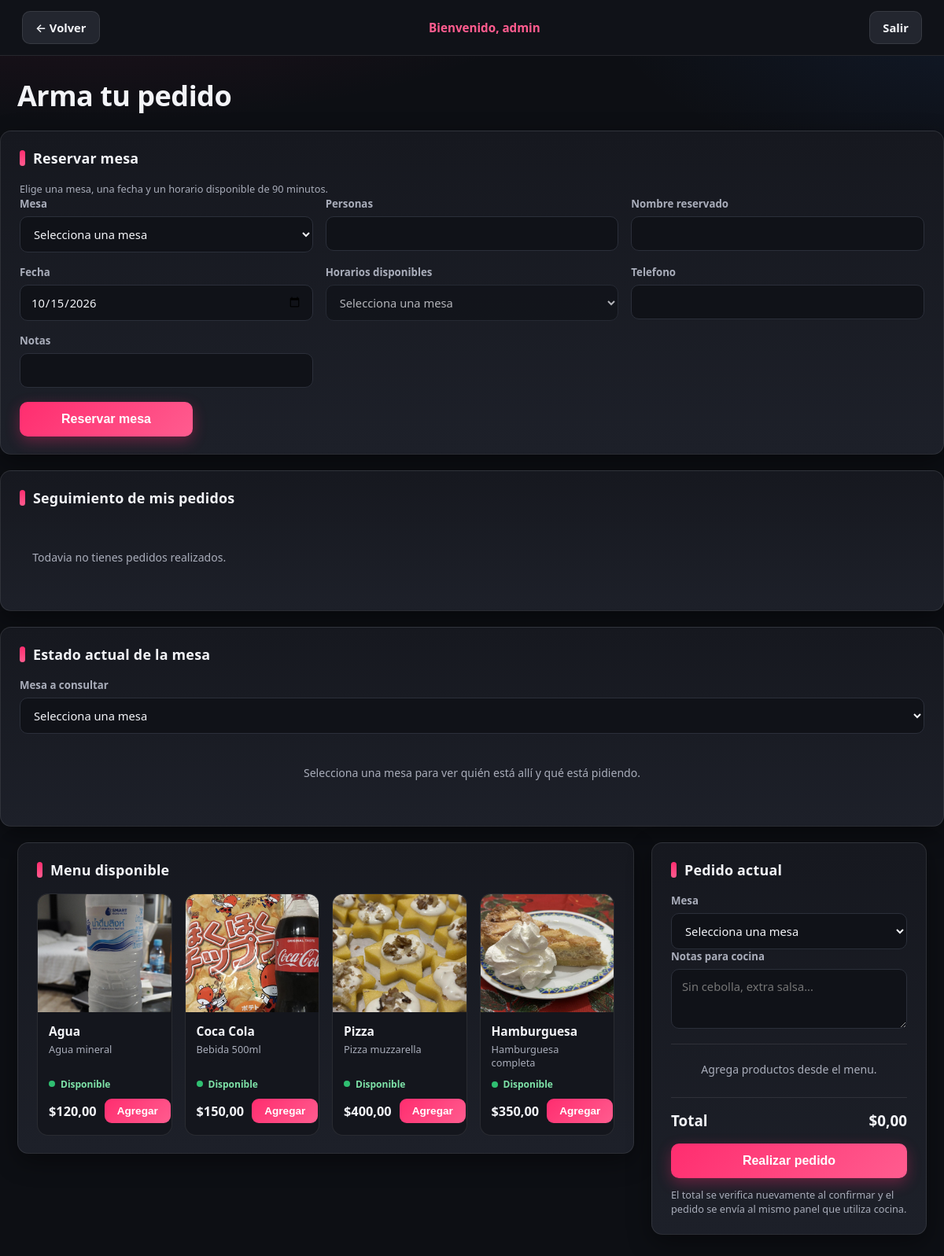
Page /cliente.php (signed in) on the committed database.
### tables this page shows
CREATE TABLE productos (
    id_producto INT AUTO_INCREMENT PRIMARY KEY,
    nombre VARCHAR(100) NOT NULL,
    descripcion TEXT,
    precio DECIMAL(10,2) NOT NULL,
    stock INT NOT NULL DEFAULT 0,
    img VARCHAR(255),
    id_categoria INT,
    estado ENUM('Activo','Inactivo') NOT NULL DEFAULT 'Activo',
    creado_en TIMESTAMP NOT NULL DEFAULT CURRENT_TIMESTAMP,
    actualizado_en TIMESTAMP NOT NULL DEFAULT CURRENT_TIMESTAMP ON UPDATE CURRENT_TIMESTAMP,
    CONSTRAINT fk_productos_categoria FOREIGN KEY (id_categoria) REFERENCES categorias(id_categoria)
        ON DELETE SET NULL ON UPDATE CASCADE,
    CONSTRAINT chk_productos_precio CHECK (precio > 0),
    CONSTRAINT chk_productos_stock CHECK (stock >= 0),
    INDEX idx_productos_estado (estado),
    INDEX idx_productos_id_categoria (id_categoria)
);

### src/Support/Url.php (called while the page is built, shortened)
<?php
class Url
{
    private static $basePath = null;
    public static function basePath()
    {
        if (self::$basePath !== null) {
            return self::$basePath;
        }
        $documentRoot = isset($_SERVER['DOCUMENT_ROOT']) ? realpath((string) $_SERVER['DOCUMENT_ROOT']) : false;
        $appRoot = realpath(__DIR__ . '/../..');
        if ($documentRoot && $appRoot) {
            $documentRoot = str_replace('\\', '/', $documentRoot);
            $appRoot = str_replace('\\', '/', $appRoot);
            if (strpos($appRoot, $documentRoot) === 0) {
                $relativePath = trim(substr($appRoot, strlen($documentRoot)), '/');
                self::$basePath = $relativePath === '' ? '' : '/' . $relativePath;
                return self::$basePath;
            }
        }
        self::$basePath = '';
        return self::$basePath;
    }
    public static function to($path = '')
    {
        $path = (string) $path;
        $basePath = self::basePath();
        $url = ($basePath !== '' ? $basePath : '') . '/' . ltrim($path, '/');
        if (class_exists('App\\Support\\Auth') && session_status() === PHP_SESSION_ACTIVE) {
            $context = (string) ($_SESSION['_active_context'] ?? '');
            if ($context !== '' && preg_match('/^[a-f0-9]{64}$/', $context) && !preg_match('/(?:^|[?&])ctx=[a-f0-9]{64}(?:&|$)/', $url)) {
                $separator = strpos($url, '?') === false ? '?' : '&';
                $url .= $separator . 'ctx=' . rawurlencode($context);
            }
        }
        return $url;
    }
}

### app_bootstrap.php (called while the page is built, shortened)
<?php
require_once __DIR__ . '/src/Support/Autoload.php';
if (!function_exists('app_url')) {
    function app_url($path = '')
    {
        return App\Support\Url::to($path);
    }
}

### src/Support/Autoload.php (called while the page is built, shortened)
<?php
spl_autoload_register(function ($class) {
    $prefix = 'App\\';
    $relative = substr($class, strlen($prefix));
    $path = __DIR__ . '/../' . str_replace('\\', '/', $relative) . '.php';
});

### src/Support/Database.php (called while the page is built, shortened)
<?php
class Database
{
    private static $connection = null;
    public static function config(array $overrides = array())
    {
        $config = array(
            'host' => getenv('APP_DB_HOST') ?: 'localhost',
            'user' => getenv('APP_DB_USER') ?: 'root',
            'password' => getenv('APP_DB_PASSWORD') ?: '',
            'database' => getenv('APP_DB_NAME') ?: 'ProyectoMagnus',
            'charset' => getenv('APP_DB_CHARSET') ?: 'utf8mb4',
        );
        return $config;
    }
    public static function connect(array $overrides = array())
    {
        if (self::$connection === null) {
            self::$connection = self::createConnection($overrides);
        }
        return self::$connection;
    }
    private static function createConnection(array $overrides)
    {
        $config = self::config($overrides);
        $connection = mysqli_connect(
            (string) $config['host'],
            (string) $config['user'],
            (string) $config['password'],
            (string) $config['database']
        );
        if ($connection && !empty($config['charset'])) {
            mysqli_set_charset($connection, (string) $config['charset']);
        }
        return $connection;
    }
}

### src/Controllers/PedidoController.php (called while the page is built, shortened)
<?php
class PedidoController
{
    private $servicio;
    public function __construct(PedidoService $servicio = null)
    {
        $this->servicio = $servicio ?: new PedidoService();
    }
    public function listarDelUsuario($usuario, $limite = 10) { return $this->servicio->listarDelUsuario($usuario, $limite); }
}

### src/Services/PedidoService.php (called while the page is built, shortened)
<?php
class PedidoService
{
    private $repositorio;
    public function __construct(PedidoRepository $repositorio = null)
    {
        $this->repositorio = $repositorio ?: new PedidoRepository();
    }
    public function listarDelUsuario($usuario, $limite = 10)
    {
        return $this->repositorio->listarDelUsuario(trim((string) $usuario), $limite);
    }
}

### src/Repositories/PedidoRepository.php (called while the page is built, shortened)
<?php
class PedidoRepository
{
    private $connection;
    public function __construct($connection = null)
    {
        $this->connection = $connection ?: Database::connect();
    }
    public function listarConDetalle($estados = null, $limite = null, $ordenCocina = false, $idUsuario = null)
    {
        $condiciones = array();
        if ($idUsuario !== null && (int) $idUsuario > 0) {
            $condiciones[] = 'p.id_usuario = ' . (int) $idUsuario;
        }
        $where = $condiciones ? ' WHERE ' . implode(' AND ', $condiciones) : '';
        $orden = $ordenCocina
            ? "ORDER BY FIELD(p.estado,'Pendiente','Preparando','Entregado'), p.fecha ASC"
            : 'ORDER BY p.fecha DESC';
        $sql = 'SELECT p.id_pedido, p.id_mesa, p.id_usuario, p.fecha, p.estado, p.total, dp.cantidad, dp.precio, dp.subtotal, dp.sin_ingredientes, dp.extra_ingredientes, pr.nombre AS producto_nombre
                FROM pedidos p
                LEFT JOIN detalle_pedido dp ON dp.id_pedido = p.id_pedido
                LEFT JOIN productos pr ON pr.id_producto = dp.id_producto' . $where . ' ' . $orden;
        $result = mysqli_query($this->connection, $sql);
        $pedidos = array();
        $pedidos = array_values($pedidos);
        return $limite !== null ? array_slice($pedidos, 0, max(1, (int) $limite)) : $pedidos;
    }
    public function listarDelUsuario($usuario, $limite = 10)
    {
        $stmt = mysqli_prepare($this->connection, 'SELECT id_usuario FROM usuarios WHERE usuario = ? LIMIT 1');
        mysqli_stmt_bind_param($stmt, 's', $usuario);
        mysqli_stmt_execute($stmt);
        $resultado = mysqli_stmt_get_result($stmt);
        $fila = $resultado ? mysqli_fetch_assoc($resultado) : null;
        return $fila ? $this->listarConDetalle(null, $limite, false, (int) $fila['id_usuario']) : array();
    }
}

### src/Controllers/ProductoController.php (called while the page is built, shortened)
<?php
class ProductoController
{
    private $servicio;
    public function __construct(ProductoService $servicio = null)
    {
        $this->servicio = $servicio ?: new ProductoService();
    }
    public function listar() { return $this->servicio->listar(); }
}

### src/Services/ProductoService.php (called while the page is built, shortened)
<?php
class ProductoService
{
    private $repositorio;
    public function __construct(ProductoRepository $repositorio = null)
    {
        $this->repositorio = $repositorio ?: new ProductoRepository();
    }
    public function listar() { return $this->repositorio->listar(); }
}

### src/Repositories/ProductoRepository.php (called while the page is built, shortened)
<?php
class ProductoRepository
{
    private $connection;
    public function __construct($connection = null)
    {
        $this->connection = $connection ?: Database::connect();
    }
    public function listar()
    {
        $result = mysqli_query($this->connection, 'SELECT id_producto, nombre, descripcion, precio, stock, img, id_categoria, estado FROM productos ORDER BY id_producto DESC');
        return $result ? mysqli_fetch_all($result, MYSQLI_ASSOC) : array();
    }
}

### cliente.php (the view, shortened to what this page needs)
<?php
require_once __DIR__ . '/app_bootstrap.php';
function cliente_h($value)
{
    return htmlspecialchars((string) $value, ENT_QUOTES, 'UTF-8');
}
function cliente_imagen($producto)
{
    $ruta = trim((string) ($producto['img'] ?? ''));
    $normalizada = ltrim(str_replace('\\', '/', $ruta), '/');
    $base = basename($normalizada);
    $baseSinExtension = pathinfo($base, PATHINFO_FILENAME);
    $candidatas = array(
        $normalizada,
        $normalizada !== '' ? 'MVCsix1.0/' . $normalizada : '',
        $base !== '' ? 'MVCsix1.0/img/' . $base : '',
        $base !== '' ? 'MVCsix1.0/files/' . $base : '',
        $baseSinExtension !== '' ? 'MVCsix1.0/img/' . $baseSinExtension . '_hq.jpg' : '',
        $baseSinExtension !== '' ? 'MVCsix1.0/files/' . $baseSinExtension . '_hq.jpg' : ''
    );
    foreach ($candidatas as $candidata) {
        if ($candidata !== '' && strpos($candidata, '..') === false && is_file(__DIR__ . '/' . $candidata)) {
            return $candidata;
        }
    }
    return 'MVCsix1.0/img/default_comida_hq.jpg';
}
$productoController = new App\Controllers\ProductoController();
$pedidoController = new App\Controllers\PedidoController();
$productos = array_values(array_filter($productoController->listar(), function ($producto) {
    return ($producto['estado'] ?? 'Inactivo') === 'Activo';
}));
$pedidosCliente = $pedidoController->listarDelUsuario($_SESSION['Usuario'], 10);
$clienteVolver = (string) ($_SESSION['Rol'] ?? '') === '5' ? 'Login.php' : 'Principal.php';
?>
<!doctype html>
<html lang="es">
<head>
</head>
<body>
<div class="top"><a class="btn back" href="<?php echo cliente_h(app_url($clienteVolver)); ?>">← Volver</a><span class="user">Bienvenido, <?php echo cliente_h($_SESSION['ClienteNombre'] ?? $_SESSION['Usuario']); ?></span><a class="btn back" href="<?php echo cliente_h(app_url('Salir.php')); ?>">Salir</a></div>
<h1>Arma tu pedido</h1>
<form class="panel reservation-panel" method="post"><h2>Reservar mesa</h2><p class="note">Elige una mesa, una fecha y un horario disponible de 90 minutos.</p><?php echo csrf_field(); ?><input type="hidden" name="crear_reserva" value="1"><input type="hidden" id="hora_inicio_reserva" name="hora_inicio_reserva"><div class="reservation-grid"><div><label for="id_mesa_reserva">Mesa</label><select id="id_mesa_reserva" name="id_mesa_reserva" required><option value="">Selecciona una mesa</option><?php foreach ($mesas as $mesa) { ?><option value="<?php echo (int) $mesa['id_mesa']; ?>">Mesa <?php echo (int) $mesa['numero']; ?> · Capacidad <?php echo (int) ($mesa['capacidad'] ?: 4); ?></option><?php } ?></select></div><div><label for="cantidad_personas">Personas</label><input id="cantidad_personas" name="cantidad_personas" type="number" min="1" max="50" required></div><div><label for="nombre_reserva">Nombre reservado</label><input id="nombre_reserva" name="nombre_reserva" maxlength="100" required value="<?php echo cliente_h($_SESSION['ClienteNombre'] ?? ''); ?>"></div><div><label for="fecha_reserva">Fecha</label><input id="fecha_reserva" type="date" required value="<?php echo date('Y-m-d'); ?>" min="<?php echo date('Y-m-d'); ?>"></div><div><label for="horario_reserva">Horarios disponibles</label><select id="horario_reserva" required disabled><option>Selecciona una mesa</option></select></div><div><label for="telefono_reserva">Telefono</label><input id="telefono_reserva" name="telefono_reserva" maxlength="20" inputmode="tel"></div><div><label for="notas_reserva">Notas</label><input id="notas_reserva" name="notas_reserva" maxlength="500"></div></div><button class="btn primary reservation-submit" type="submit">Reservar mesa</button></form>
<section class="panel tracking-panel"><h2>Seguimiento de mis pedidos</h2><div id="order-tracking" class="tracking-list"><?php if (!$pedidosCliente) { ?><p class="empty">Todavia no tienes pedidos realizados.</p><?php } ?></div></section>
<section class="panel table-live-panel"><h2>Estado actual de la mesa</h2><label for="mesa_supervisada">Mesa a consultar</label><select id="mesa_supervisada"><option value="">Selecciona una mesa</option></select><div id="table-live"><p class="empty">Selecciona una mesa para ver quién está allí y qué está pidiendo.</p></div></section>
<div class="layout">
<section class="panel"><h2>Menu disponible</h2><div class="products">
<?php foreach ($productos as $producto) { $disponible = (int) ($producto['stock'] ?? 0) > 0; ?><article class="product"><img src="<?php echo cliente_h(app_url(cliente_imagen($producto))); ?>" alt="<?php echo cliente_h($producto['nombre']); ?>"><div class="product-info"><h3><?php echo cliente_h($producto['nombre']); ?></h3><p><?php echo cliente_h($producto['descripcion']); ?></p><span class="availability<?php echo $disponible ? '' : ' unavailable'; ?>"><?php echo $disponible ? 'Disponible' : 'Agotado'; ?></span><div class="product-bottom"><span class="price">$<?php echo number_format((float) $producto['precio'], 2, ',', '.'); ?></span><button class="add" type="button" data-id="<?php echo (int) $producto['id_producto']; ?>" data-name="<?php echo cliente_h($producto['nombre']); ?>" data-price="<?php echo cliente_h($producto['precio']); ?>"<?php echo $disponible ? '' : ' disabled'; ?>><?php echo $disponible ? 'Agregar' : 'Agotado'; ?></button></div></div></article><?php } ?>
</div></section>
<form class="panel order-panel" method="post" id="order-form"><h2>Pedido actual</h2><label for="mesa">Mesa</label><select id="mesa" name="mesa" required><option value="">Selecciona una mesa</option></select><label for="observaciones">Notas para cocina</label><textarea id="observaciones" name="observaciones" maxlength="500" placeholder="Sin cebolla, extra salsa..."></textarea><div id="cart" class="cart"></div><div class="total"><span>Total</span><span id="total">$0,00</span></div><button class="btn primary" type="submit" name="crear_pedido">Realizar pedido</button><p class="note">El total se verifica nuevamente al confirmar y el pedido se envía al mismo panel que utiliza cocina.</p></form>
</div>
</body>
</html>

### rows in the picture
productos: img (picture), nombre "Agua", descripcion "Agua mineral", stock "Disponible", precio "120,00"
productos: shows a picture, nombre "Coca Cola", descripcion "Bebida 500ml", stock "Disponible", precio "150,00"
productos: img (picture), nombre "Pizza", descripcion "Pizza muzzarella", stock "Disponible", precio "400,00"
productos: img (picture), nombre "Hamburguesa", descripcion "Hamburguesa completa", stock "Disponible", precio "350,00"

### other values in the picture
cliente_h($_SESSION['ClienteNombre'] ?? $_SESSION['Usuario']) "admin"
